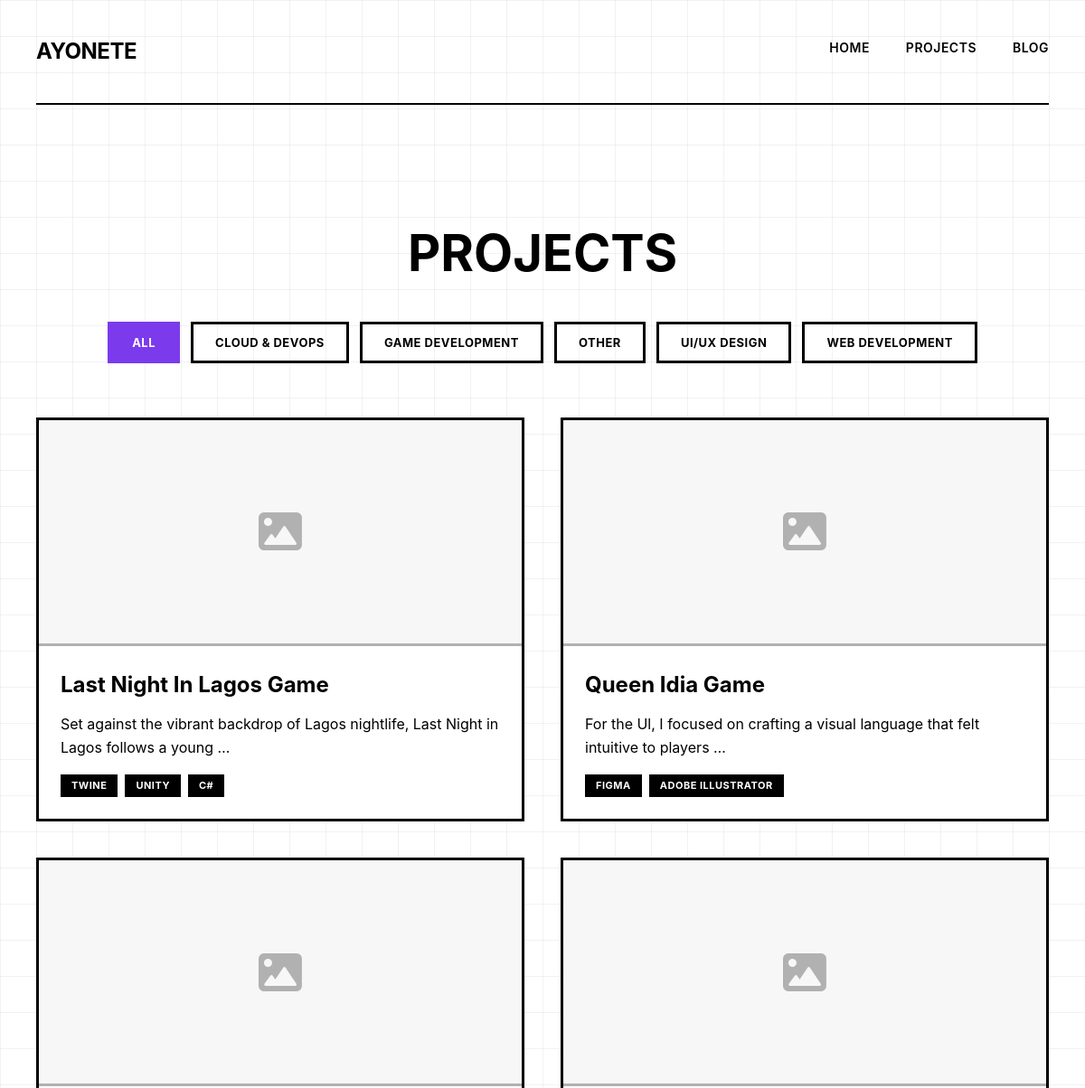
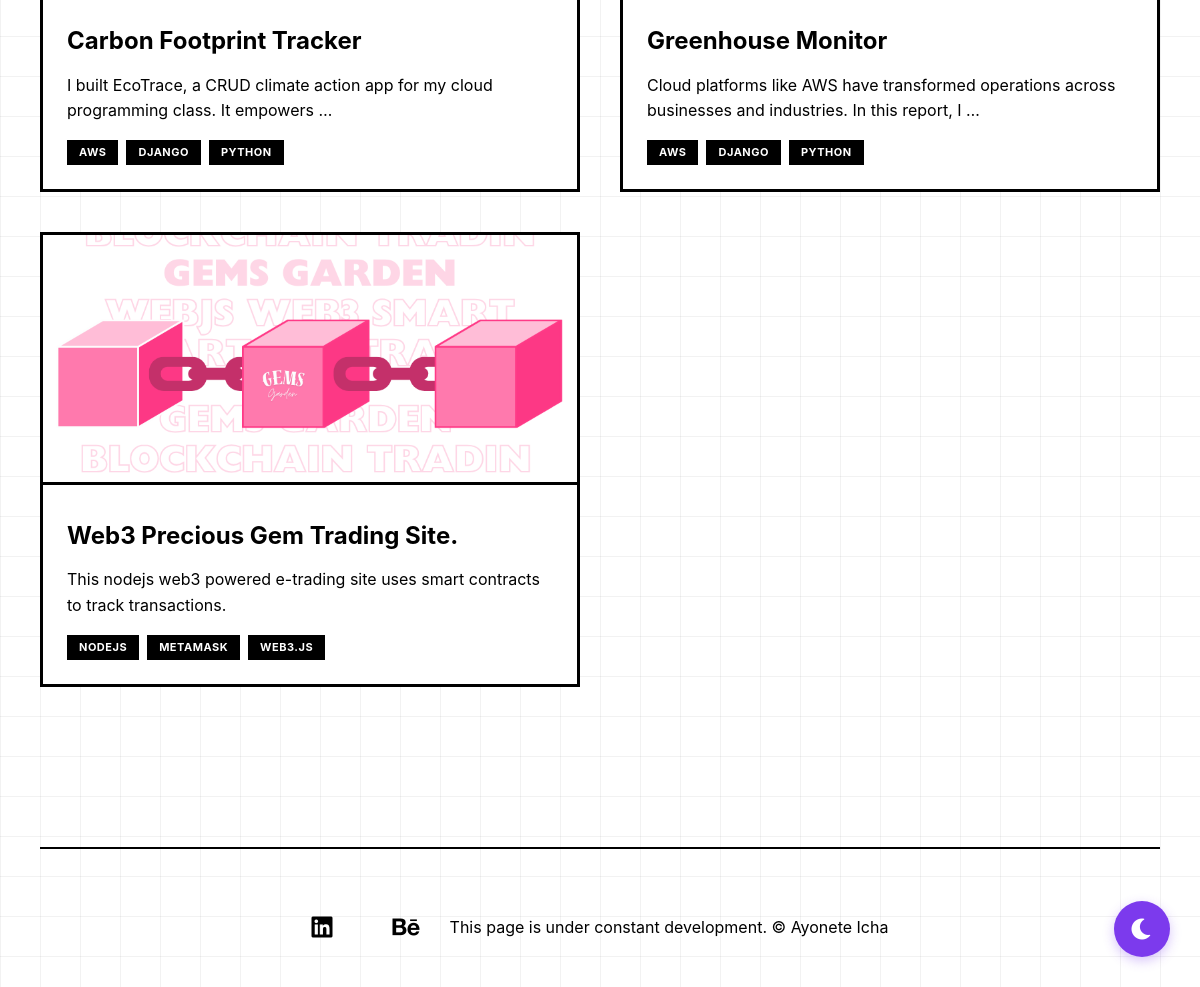
/projects/, run on the app's committed database (2 pictures, top to bottom).
### portfolio/models.py (models this page shows, shortened)
class Category(models.Model):
    name = models.CharField(max_length=50, unique=True)
    slug = models.SlugField(unique=True)
    display_name = models.CharField(max_length=100)
    class Meta:
        verbose_name_plural = 'Categories'
        ordering = ['name']

class Project(models.Model):
    title = models.CharField(max_length=200)
    slug = models.SlugField(unique=True, blank=True)
    categories = models.ManyToManyField(Category, related_name='projects')
    short_description = models.CharField(max_length=150)
    description = RichTextUploadingField()
    technologies = models.CharField(max_length=200)  # Comma-separated
    image = models.ImageField(upload_to='projects/', blank=True, null=True)
    project_url = models.URLField(blank=True)
    github_url = models.URLField(blank=True)
    date_completed = models.DateField()
    featured = models.BooleanField(default=False)
    class Meta:
        ordering = ['-date_completed']
    def get_tech_list(self):
        return [tech.strip() for tech in self.technologies.split(',')]

### portfolio/views.py (the view)
# urls.py: path('projects/', views.projects, name='projects'),
def projects(request):
    category_slug = request.GET.get('category')
    if category_slug:
        projects_list = Project.objects.filter(categories__slug=category_slug).distinct()
    else:
        projects_list = Project.objects.all()
    selected_project = projects_list.first() if projects_list.exists() else None
    categories = Category.objects.all()
    return render(request, 'portfolio/projects.html', {
        'projects': projects_list,
        'selected_project': selected_project,
        'categories': categories,
        'active_category': category_slug,
    })

### templates/portfolio/projects.html (shortened to what this page needs)
{% extends 'base.html' %}
{% load static %}
{% block content %}
<div class="container">
    <div class="projects-container">
        <div class="projects-header">
            <h1>Projects</h1>
            <div class="category-filters">
                <button class="filter-btn {% if not active_category %}active{% endif %}"
                        data-category="all">
                    All
                </button>
                {% for category in categories %}
                <button class="filter-btn {% if active_category == category.slug %}active{% endif %}"
                        data-category="{{ category.slug }}">
                    {{ category.display_name }}
                </button>
                {% endfor %}
            </div>
        </div>
        <div class="projects-grid" id="projectsGrid">
            {% for project in projects %}
            <div class="project-card"
                 data-project-index="{{ forloop.counter0 }}"
                 data-categories="{% for cat in project.categories.all %}{{ cat.slug }}{% if not forloop.last %},{% endif %}{% endfor %}">
                {% if project.image %}
                <img src="{{ project.image.url }}" alt="{{ project.title }}">
                {% else %}
                <div class="project-placeholder">
                    <i class="fas fa-image"></i>
                </div>
                {% endif %}
                <div class="project-card-content">
                    <h3>{{ project.title }}</h3>
                    <p>{{ project.short_description|truncatewords:15 }}</p>
                    <div class="project-tech">
                        {% for tech in project.get_tech_list|slice:":3" %}
                        <span>{{ tech }}</span>
                        {% endfor %}
                    </div>
                </div>
            </div>
            {% empty %}
            <div class="empty-state">
                <p>No projects available yet.</p>
            </div>
            {% endfor %}
        </div>
    </div>
</div>
{% endblock %}

### static/css/style.css (style rules this page uses)
* { margin: 0; padding: 0; box-sizing: border-box; }
:root { --primary-purple: #7C3AED; --secondary-orange: #FF6B35; --accent-yellow: #D4FF00; --bg-light: #FFFFFF; --text-light: #000000; --grid-light: #E5E5E5; --grid-line-light: rgba(0, 0, 0, 0.05); --bg-dark: #000000; --text-dark: #FFFFFF; --grid-dark: #1A1A1A; --grid-line-dark: rgba(255, 255, 255, 0.08); --bg-color: var(--bg-light); --text-color: var(--text-light); --grid-color: var(--grid-light); --grid-line-color: var(--grid-line-light); }
body { font-family: -apple-system, BlinkMacSystemFont, 'Segoe UI', 'Helvetica Neue', Arial, sans-serif; line-height: 1.6; padding: 0; margin: 0; color: var(--text-color); background-color: var(--bg-color); background-image: linear-gradient(var(--grid-line-color) 1px, transparent 1px), linear-gradient(90deg, var(--grid-line-color) 1px, transparent 1px); background-size: 40px 40px; transition: background-color 0.3s ease, color 0.3s ease; overflow-x: hidden; }
.container { max-width: 1400px; margin: 0 auto; padding: 0 40px; }
h1 { font-size: 48px; font-weight: 700; margin-bottom: 24px; }
h3 { font-size: 24px; font-weight: 700; margin-bottom: 16px; }
.projects-container { padding: 60px 0; }
.projects-header { text-align: center; margin-bottom: 60px; }
.projects-header h1 { font-size: 56px; text-transform: uppercase; margin-bottom: 20px; }
.category-filters { display: flex; flex-wrap: wrap; gap: 12px; justify-content: center; margin-top: 30px; }
.filter-btn { padding: 12px 24px; background: transparent; border: 3px solid var(--text-color); color: var(--text-color); font-size: 13px; font-weight: 700; text-transform: uppercase; letter-spacing: 0.5px; cursor: pointer; transition: all 0.2s ease; font-family: inherit; }
.filter-btn.active { background: var(--primary-purple); border-color: var(--primary-purple); color: white; }
.projects-grid { display: grid; grid-template-columns: repeat(auto-fill, minmax(350px, 1fr)); gap: 40px; margin-top: 60px; }
.project-card { border: 3px solid var(--text-color); padding: 0; background: var(--bg-color); transition: all 0.3s ease; cursor: pointer; }
.project-card img { width: 100%; height: 250px; object-fit: cover; border-bottom: 3px solid var(--text-color); }
.project-card-content { padding: 24px; }
.project-card h3 { font-size: 24px; margin-bottom: 12px; }
.project-tech { display: flex; flex-wrap: wrap; gap: 8px; margin-top: 16px; }
.project-tech span { background: var(--text-color); color: var(--bg-color); padding: 4px 12px; font-size: 11px; font-weight: 700; text-transform: uppercase; letter-spacing: 0.5px; }
.project-placeholder { width: 100%; height: 250px; display: flex; align-items: center; justify-content: center; background: var(--grid-color); border-bottom: 3px solid var(--text-color); font-size: 48px; color: var(--text-color); opacity: 0.3; }
img { max-width: 100%; height: auto; }
* { transition: background-color 0.3s ease, border-color 0.3s ease, color 0.3s ease; }

### data on the page
Category: display_name "CLOUD & DEVOPS"
Category: display_name "GAME DEVELOPMENT"
Category: display_name "OTHER"
Category: display_name "UI/UX DESIGN"
Category: display_name "WEB DEVELOPMENT"
Project: title "Last Night In Lagos Game", short_description "Set against the vibrant backdrop of Lagos nightlife, Last Night in Lagos follows a young …", get_tech_list "TWINE" "UNITY" "C#"
Project: title "Queen Idia Game", short_description "For the Ul, I focused on crafting a visual language that felt intuitive to players …", get_tech_list "FIGMA" "ADOBE ILLUSTRATOR"
Project: title "Carbon Footprint Tracker", short_description "I built EcoTrace, a CRUD climate action app for my cloud programming class. It empowers …", get_tech_list "AWS" "DJANGO" "PYTHON"
Project: title "Greenhouse Monitor", short_description "Cloud platforms like AWS have transformed operations across businesses and industries. In this report, I …", get_tech_list "AWS" "DJANGO" "PYTHON"
Project: image (picture), title "Web3 Precious Gem Trading Site.", short_description "This nodejs web3 powered e-trading site uses smart contracts to track transactions.", get_tech_list "NODEJS" "METAMASK" "WEB3.JS"
